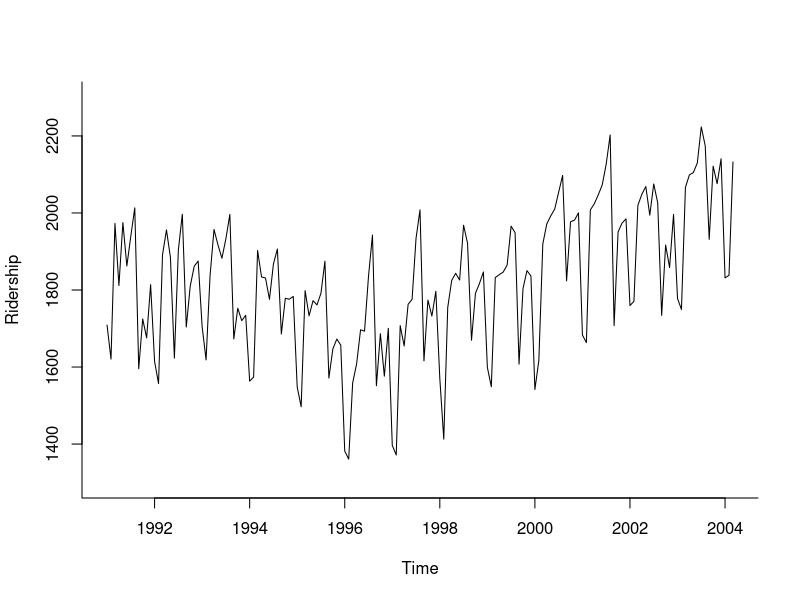
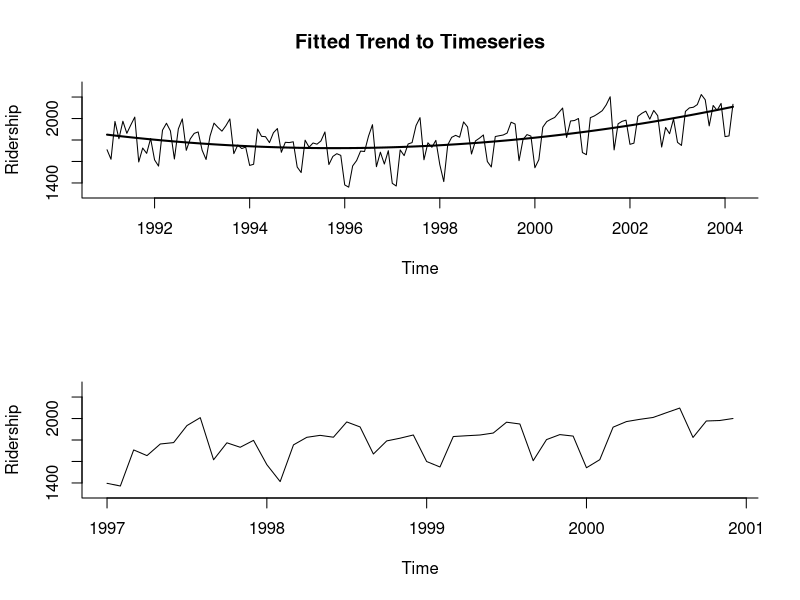
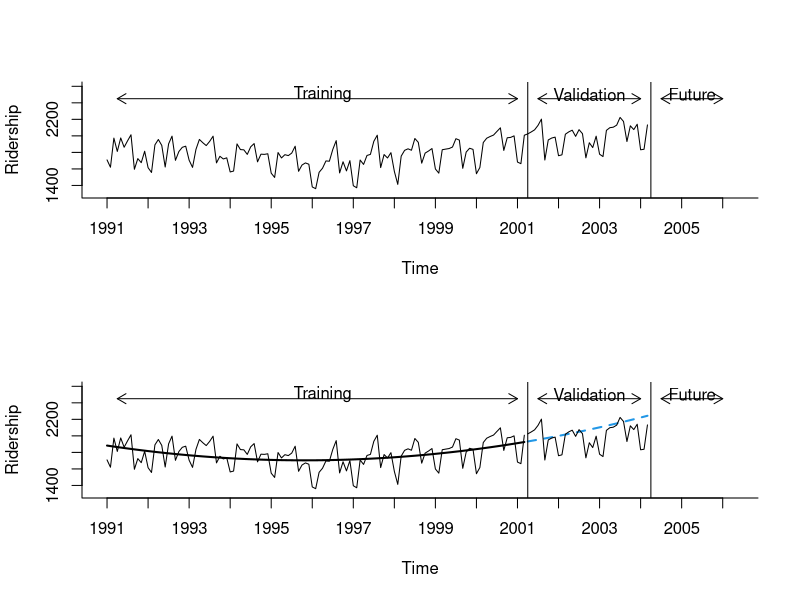
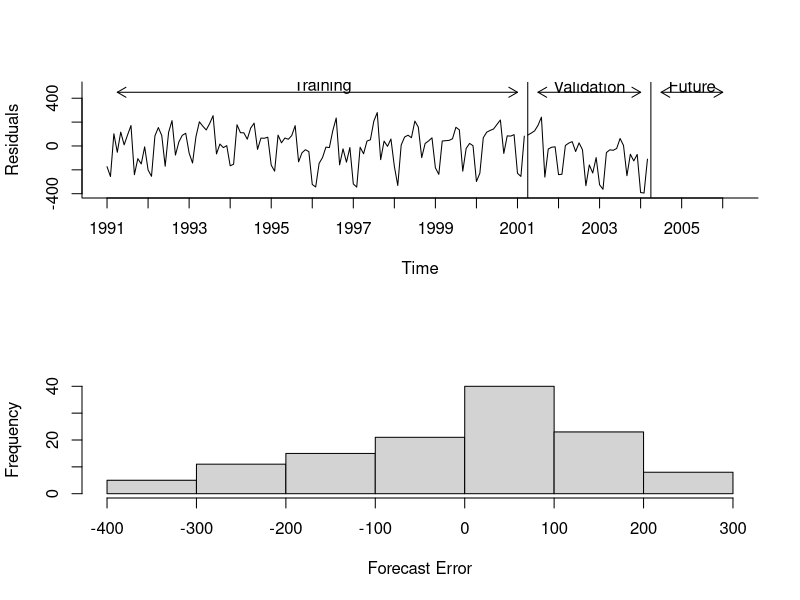
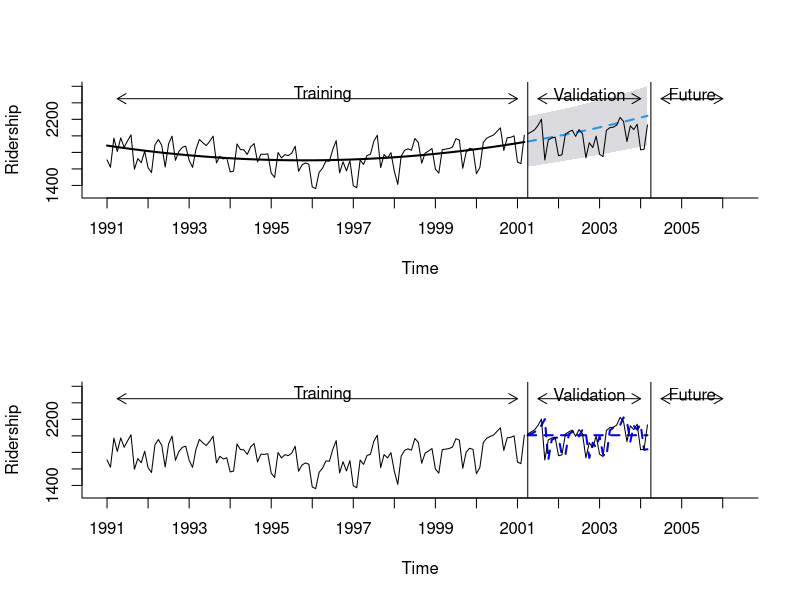
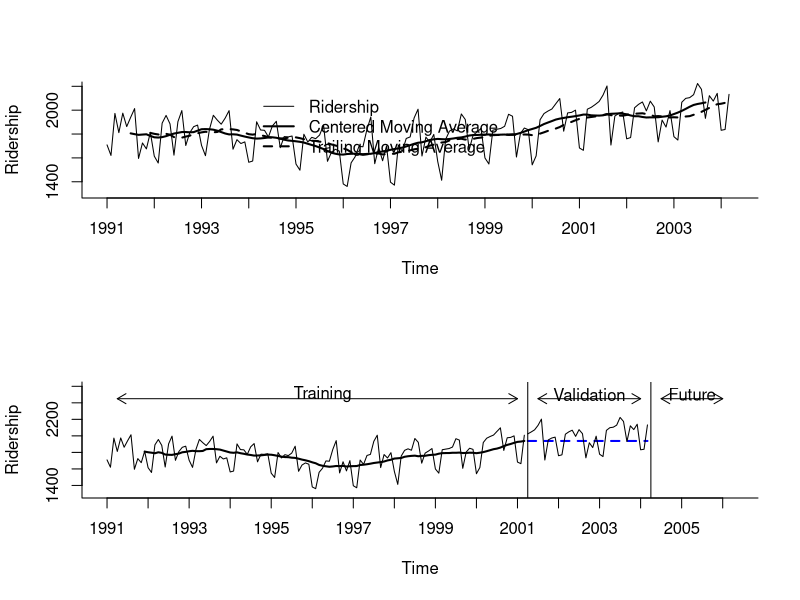
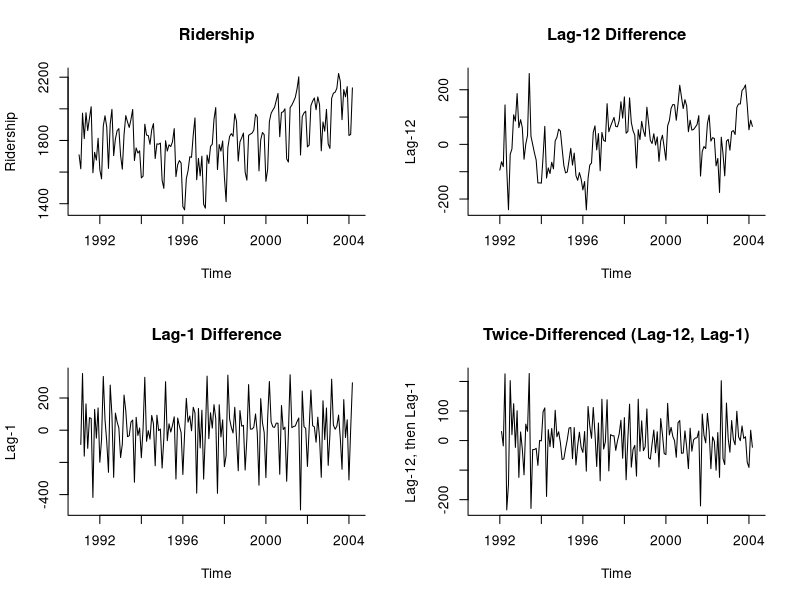
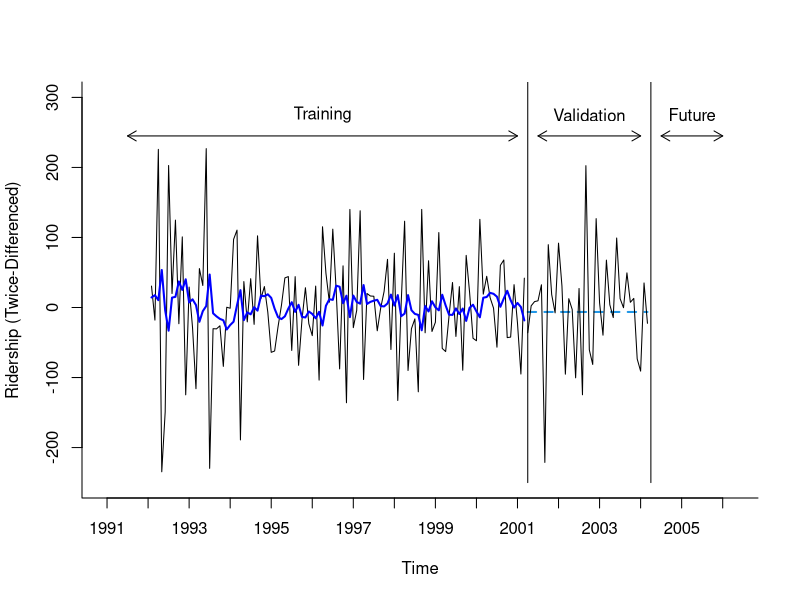

The R source for these figures, in order:
## ---- chunk 1
Amtrak.data <- read.csv("Amtrak data.csv")
ridership.ts <- ts(Amtrak.data$Ridership, start = c(1991,1), end = c(2004, 3), freq = 12)

# Figure 2-3
plot(ridership.ts, xlab = "Time", ylab = "Ridership", ylim = c(1300, 2300), bty = "l")
## ---- chunk 2
library(forecast)

Amtrak.data <- read.csv("Amtrak data.csv")
ridership.ts <- ts(Amtrak.data$Ridership, start = c(1991,1), end = c(2004, 3), freq = 12)
ridership.lm <- tslm(ridership.ts ~ trend + I(trend^2))

# Figure 2-6
par(mfrow = c(2, 1))
plot(ridership.ts, xlab = "Time", ylab = "Ridership", ylim = c(1300, 2300), bty = "l", main = "Fitted Trend to Timeseries")
lines(ridership.lm$fitted, lwd = 2)
ridership.ts.zoom <- window(ridership.ts, start = c(1997, 1), end = c(2000, 12))
plot(ridership.ts.zoom, xlab = "Time", ylab = "Ridership", ylim = c(1300, 2300), bty = "l")

## ---- chunk 3
library(forecast)

Amtrak.data <- read.csv("Amtrak data.csv")
ridership.ts <- ts(Amtrak.data$Ridership, start = c(1991, 1), end = c(2004, 3), freq = 12)

# Figure 3-1
plot(ridership.ts, ylim = c(1300, 2600),  ylab = "Ridership", xlab = "Time", bty = "l", xaxt = "n", xlim = c(1991,2006.25))
axis(1, at = seq(1991, 2006, 1), labels = format(seq(1991, 2006, 1), digits = 2))
lines(c(2004.25 - 3 , 2004.25 - 3), c(0, 3500))
lines(c(2004.25, 2004.25), c(0, 3500))
text(1996.25, 2500, "Training")
text(2002.75, 2500, "Validation")
text(2005.25, 2500, "Future")
arrows(2004 - 3,2450,1991.25,2450,code=3,length=0.1,lwd=1,angle=30)
arrows(2004.5 - 3,2450,2004,2450,code=3,length=0.1,lwd=1,angle=30)
arrows(2004.5,2450,2006,2450,code=3,length=0.1,lwd=1,angle=30)

## ---- chunk 4
library(forecast)
Amtrak.data <- read.csv("Amtrak data.csv")
ridership.ts <- ts(Amtrak.data$Ridership, start = c(1991, 1), end = c(2004, 3), freq = 12)

stepsAhead <- 36
nTrain <- length(ridership.ts) - stepsAhead
train.ts <- window(ridership.ts, start = c(1991, 1), end = c(1991, nTrain))
valid.ts <- window(ridership.ts, start = c(1991, nTrain + 1), end = c(1991, nTrain + stepsAhead))
ridership.lm <-  tslm(train.ts ~ trend + I(trend^2))
ridership.lm.pred <- forecast(ridership.lm, h = stepsAhead, level = 0)

# Figure 3-2
plot(ridership.lm.pred, ylim = c(1300, 2600),  ylab = "Ridership", xlab = "Time", bty = "l", xaxt = "n", xlim = c(1991,2006.25), main = "", flty = 2)
axis(1, at = seq(1991, 2006, 1), labels = format(seq(1991, 2006, 1))) 
lines(ridership.lm$fitted, lwd = 2)
lines(valid.ts)
lines(c(2004.25 - 3, 2004.25 - 3), c(0, 3500)) 
lines(c(2004.25, 2004.25), c(0, 3500))
text(1996.25, 2500, "Training")
text(2002.75, 2500, "Validation")
text(2005.25, 2500, "Future")
arrows(2004 - 3, 2450, 1991.25, 2450, code = 3, length = 0.1, lwd = 1,angle = 30)
arrows(2004.5 - 3, 2450, 2004, 2450, code = 3, length = 0.1, lwd = 1,angle = 30)
arrows(2004.5, 2450, 2006, 2450, code = 3, length = 0.1, lwd = 1, angle = 30)
## ---- chunk 5
library(forecast)

Amtrak.data <- read.csv("Amtrak data.csv")
ridership.ts <- ts(Amtrak.data$Ridership, start = c(1991, 1), end = c(2004, 3), freq = 12)

stepsAhead <- 36
nTrain <- length(ridership.ts) - stepsAhead
train.ts <- window(ridership.ts, start = c(1991, 1), end = c(1991, nTrain))
valid.ts <- window(ridership.ts, start = c(1991, nTrain + 1), end = c(1991, nTrain + stepsAhead))
ridership.lm <-  tslm(train.ts ~ trend + I(trend^2))
ridership.lm.pred <- forecast(ridership.lm, h = stepsAhead, level = 0)

# Figure 3-3
plot(ridership.lm.pred$residuals, ylim = c(-400, 500),  ylab = "Residuals", xlab = "Time", bty = "l", xaxt = "n", xlim = c(1991,2006.25), main = "")
axis(1, at = seq(1991, 2006, 1), labels = format(seq(1991, 2006, 1)))
lines(valid.ts - ridership.lm.pred$mean, lwd = 1)
lines(c(2004.25 - 3, 2004.25 - 3), c(-500, 3500))
lines(c(2004.25, 2004.25), c(-500, 3500))
text(1996.25, 500, "Training")
text(2002.75, 500, "Validation")
text(2005.25, 500, "Future")
arrows(2004 - 3, 450, 1991.25, 450, code = 3, length = 0.1, lwd = 1,angle = 30)
arrows(2004.5 - 3, 450, 2004, 450, code = 3, length = 0.1, lwd = 1,angle = 30)
arrows(2004.5, 450, 2006, 450, code = 3, length = 0.1, lwd = 1, angle = 30)
## ---- chunk 6
library(forecast)

Amtrak.data <- read.csv("Amtrak data.csv")
ridership.ts <- ts(Amtrak.data$Ridership, start = c(1991, 1), end = c(2004, 3), freq = 12)

stepsAhead <- 36
nTrain <- length(ridership.ts) - stepsAhead
train.ts <- window(ridership.ts, start = c(1991, 1), end = c(1991, nTrain))
valid.ts <- window(ridership.ts, start = c(1991, nTrain + 1), end = c(1991, nTrain + stepsAhead))
ridership.lm <-  tslm(train.ts ~ trend + I(trend^2))
ridership.lm.pred <- forecast(ridership.lm, h = stepsAhead, level = 0)
names(ridership.lm.pred)

# Figure 3-4
hist(ridership.lm.pred$residuals,  ylab = "Frequency", xlab = "Forecast Error", bty = "l", main = "")

## ---- chunk 7
library(forecast)

Amtrak.data <- read.csv("Amtrak data.csv")
ridership.ts <- ts(Amtrak.data$Ridership, start = c(1991, 1), end = c(2004, 3), freq = 12)

nValid <- 36
nTrain <- length(ridership.ts) - nValid
train.ts <- window(ridership.ts, start = c(1991, 1), end = c(1991, nTrain))
valid.ts <- window(ridership.ts, start = c(1991, nTrain + 1), end = c(1991, nTrain + nValid))
ridership.lm <-  tslm(train.ts ~ trend + I(trend^2))
ridership.lm.pred <- forecast(ridership.lm, h = nValid, level = 95)

# Figure 3-5
plot(ridership.lm.pred, ylim = c(1300, 2600),  ylab = "Ridership", xlab = "Time", bty = "l", xaxt = "n", xlim = c(1991,2006.25), main = "", flty = 2)
axis(1, at = seq(1991, 2006, 1), labels = format(seq(1991, 2006, 1)))
lines(ridership.lm$fitted, lwd = 2)
lines(valid.ts)
lines(c(2004.25 - 3, 2004.25 - 3), c(0, 3500)) 
lines(c(2004.25, 2004.25), c(0, 3500))
text(1996.25, 2500, "Training")
text(2002.75, 2500, "Validation")
text(2005.25, 2500, "Future")
arrows(2004 - 3, 2450, 1991.25, 2450, code = 3, length = 0.1, lwd = 1,angle = 30)
arrows(2004.5 - 3, 2450, 2004, 2450, code = 3, length = 0.1, lwd = 1,angle = 30)
arrows(2004.5, 2450, 2006, 2450, code = 3, length = 0.1, lwd = 1, angle = 30)
## ---- chunk 8
library(forecast)

Amtrak.data <- read.csv("Amtrak data.csv")
ridership.ts <- ts(Amtrak.data$Ridership, start = c(1991, 1), end = c(2004, 3), freq = 12)

fixed.nValid <- 36
fixed.nTrain <- length(ridership.ts) - fixed.nValid
train.ts <- window(ridership.ts, start = c(1991, 1), end = c(1991, fixed.nTrain))
valid.ts <- window(ridership.ts, start = c(1991, fixed.nTrain + 1), end = c(1991, fixed.nTrain + fixed.nValid))
naive.fixed <- naive(train.ts, h = fixed.nValid)
naive.roll <- ts(Amtrak.data$Ridership[fixed.nTrain:(fixed.nTrain + fixed.nValid - 1)], start = c(1991, fixed.nTrain + 1), end = c(1991, fixed.nTrain + fixed.nValid), freq = 12)

# Figure 3-6
plot(train.ts, ylim = c(1300, 2600),  ylab = "Ridership", xlab = "Time", bty = "l", xaxt = "n", xlim = c(1991,2006.25), main = "")
axis(1, at = seq(1991, 2006, 1), labels = format(seq(1991, 2006, 1)))
lines(naive.fixed$mean, lwd = 2, col = "blue", lty = 2)
lines(naive.roll, lwd = 2, col = "blue", lty = 2)
lines(valid.ts)
lines(c(2004.25 - 3, 2004.25 - 3), c(0, 3500)) 
lines(c(2004.25, 2004.25), c(0, 3500))
text(1996.25, 2500, "Training")
text(2002.75, 2500, "Validation")
text(2005.25, 2500, "Future")
arrows(2004 - 3, 2450, 1991.25, 2450, code = 3, length = 0.1, lwd = 1,angle = 30)
arrows(2004.5 - 3, 2450, 2004, 2450, code = 3, length = 0.1, lwd = 1,angle = 30)
arrows(2004.5, 2450, 2006, 2450, code = 3, length = 0.1, lwd = 1, angle = 30)


## ---- chunk 9
library(forecast)
library(zoo)

Amtrak.data <- read.csv("Amtrak data.csv")
ridership.ts <- ts(Amtrak.data$Ridership, start = c(1991, 1), end = c(2004, 3), freq = 12)

ma.trailing <- rollmean(ridership.ts, k = 12, align = "right")
ma.centered <- ma(ridership.ts, order = 12)

# Figure 5-2
plot(ridership.ts, ylim = c(1300, 2200),  ylab = "Ridership", xlab = "Time", bty = "l", xaxt = "n", 
     xlim = c(1991,2004.25), main = "")
axis(1, at = seq(1991, 2004.25, 1), labels = format(seq(1991, 2004.25, 1)))
lines(ma.centered, lwd = 2)
lines(ma.trailing, lwd = 2, lty = 2)
legend(1994,2200, c("Ridership","Centered Moving Average", "Trailing Moving Average"), lty=c(1,1,2), lwd=c(1,2,2), bty = "n")  

## ---- chunk 10
library(forecast)
library(zoo)

Amtrak.data <- read.csv("Amtrak data.csv")
ridership.ts <- ts(Amtrak.data$Ridership, start = c(1991, 1), end = c(2004, 3), freq = 12)

nValid <- 36
nTrain <- length(ridership.ts) - nValid
train.ts <- window(ridership.ts, start = c(1991, 1), end = c(1991, nTrain))
valid.ts <- window(ridership.ts, start = c(1991, nTrain + 1), end = c(1991, nTrain + nValid))
ma.trailing <- rollmean(train.ts, k = 12, align = "right")
last.ma <- tail(ma.trailing, 1)
ma.trailing.pred <- ts(rep(last.ma, nValid), start = c(1991, nTrain + 1), end = c(1991, nTrain + nValid), freq = 12)

# Figure 5-3
plot(train.ts, ylim = c(1300, 2600),  ylab = "Ridership", xlab = "Time", bty = "l", xaxt = "n", xlim = c(1991,2006.25), main = "")
axis(1, at = seq(1991, 2006, 1), labels = format(seq(1991, 2006, 1)))
lines(ma.trailing, lwd = 2) 
lines(ma.trailing.pred, lwd = 2, col = "blue", lty = 2) 
lines(valid.ts)
lines(c(2004.25 - 3, 2004.25 - 3), c(0, 3500)) 
lines(c(2004.25, 2004.25), c(0, 3500))
text(1996.25, 2500, "Training")
text(2002.75, 2500, "Validation")
text(2005.25, 2500, "Future")
arrows(2004 - 3, 2450, 1991.25, 2450, code = 3, length = 0.1, lwd = 1,angle = 30)
arrows(2004.5 - 3, 2450, 2004, 2450, code = 3, length = 0.1, lwd = 1,angle = 30)
arrows(2004.5, 2450, 2006, 2450, code = 3, length = 0.1, lwd = 1, angle = 30)





## ---- chunk 11
library(forecast)
library(zoo)

Amtrak.data <- read.csv("Amtrak data.csv")
ridership.ts <- ts(Amtrak.data$Ridership, start = c(1991, 1), end = c(2004, 3), freq = 12)

# Figure 5-4
par(mfrow = c(2,2))
plot(ridership.ts, ylab = "Ridership", xlab = "Time", bty = "l", xlim = c(1991,2004.25), main = "Ridership")
plot(diff(ridership.ts, lag = 12), ylab = "Lag-12", xlab = "Time", bty = "l", xlim = c(1991,2004.25), main = "Lag-12 Difference")
plot(diff(ridership.ts, lag = 1), ylab = "Lag-1", xlab = "Time", bty = "l", xlim = c(1991,2004.25), main = "Lag-1 Difference")
plot(diff(diff(ridership.ts, lag = 12), lag = 1), ylab = "Lag-12, then Lag-1", xlab = "Time", bty = "l", xlim = c(1991,2004.25), main = "Twice-Differenced (Lag-12, Lag-1)")
dev.off()

ridership.deseasonalized <- diff(ridership.ts, lag = 12)
summary(tslm(ridership.deseasonalized ~ trend))

## ---- chunk 12
library(forecast)
library(zoo)

Amtrak.data <- read.csv("Amtrak data.csv")
ridership.ts <- ts(Amtrak.data$Ridership, start = c(1991, 1), end = c(2004, 3), freq = 12)

diff.twice.ts <- diff(diff(ridership.ts, lag = 12), lag = 1)
nValid <- 36
nTrain <- length(diff.twice.ts) - nValid
train.ts <- window(diff.twice.ts, start = c(1992, 2), end = c(1992, nTrain + 1))
valid.ts <- window(diff.twice.ts, start = c(1992, nTrain + 2), end = c(1992, nTrain + 1 + nValid))

ses <- ets(train.ts, model = "ANN", alpha = 0.2)
ses.pred <- forecast(ses, h = nValid, level = 0)

# Figure 5-5
plot(ses.pred, ylim = c(-250, 300),  ylab = "Ridership (Twice-Differenced)", xlab = "Time", bty = "l", xaxt = "n", xlim = c(1991,2006.25), main = "", flty = 2)
axis(1, at = seq(1991, 2006, 1), labels = format(seq(1991, 2006, 1)))
lines(ses.pred$fitted, lwd = 2, col = "blue")
lines(valid.ts)
lines(c(2004.25 - 3, 2004.25 - 3), c(-250, 350)) 
lines(c(2004.25, 2004.25), c(-250, 350))
text(1996.25, 275, "Training")
text(2002.75, 275, "Validation")
text(2005.25, 275, "Future")
arrows(2004 - 3, 245, 1991.5, 245, code = 3, length = 0.1, lwd = 1,angle = 30)
arrows(2004.5 - 3, 245, 2004, 245, code = 3, length = 0.1, lwd = 1,angle = 30)
arrows(2004.5, 245, 2006, 245, code = 3, length = 0.1, lwd = 1, angle = 30)
dev.off()


# Table 5.1
ses.opt <- ets(train.ts, model = "ANN")
ses.opt.pred <- forecast(ses.opt, h = nValid, level = 0)
ses.opt
accuracy(ses.pred, valid.ts)
accuracy(ses.opt.pred, valid.ts)


# Miscellaneous calculations below.
ar1 <- auto.arima(train.ts)
ar1
arima.pred <- forecast(ar1, h = nValid)

diff.once.ts <- diff(ridership.ts, lag = 12)
diff.df <- data.frame("Time" = as.vector(time(ridership.ts)), "None" = as.vector(ridership.ts), "Once" = c(rep(NA, 12), as.vector(diff.once.ts)), "Twice" = c(rep(NA, 13), as.vector(diff.twice.ts)), "Pred" = c(rep(NA, length(ridership.ts) - nValid), as.vector(ses.pred$mean)))

rts <- window(ridership.ts, start = c(1991, 1), end = c(1991, nTrain))
rets <- ets(rts)
rets
rets.pred <- forecast(rets, h = nValid)
plot(rets.pred)

initial.diff.once <- window(diff.once.ts, start = c(2001, 3), end = c(2001, 3))
once.pred <- as.vector(diffinv(arima.pred$mean, lag = 1, xi = initial.diff.once))
once.pred[2:37]
initial.values <- window(ridership.ts, start = c(2000, 4), end = c(2001, 3))
as.vector(diffinv(once.pred[2:37], lag = 12, xi = initial.values))
final.pred <- diffinv(once.pred[2:37], lag = 12, xi = initial.values)
final.pred[13:48]
accuracy(final.pred[13:48], ridership.ts[124:159])

ets(ridership.ts)$states

## ---- chunk 13
library(forecast)
library(zoo)

Amtrak.data <- read.csv("Amtrak data.csv")
ridership.ts <- ts(Amtrak.data$Ridership, start = c(1991, 1), end = c(2004, 3), freq = 12)

nValid <- 36
nTrain <- length(ridership.ts) - nValid
train.ts <- window(ridership.ts, start = c(1991, 1), end = c(1991, nTrain))
valid.ts <- window(ridership.ts, start = c(1991, nTrain + 1), end = c(1991, nTrain + nValid))

hwin <- ets(train.ts, model = "MAA")
hwin.pred <- forecast(hwin, h = nValid, level = 0)

# Figure 5.6
plot(hwin.pred, ylim = c(1300, 2600),  ylab = "Ridership", xlab = "Time", bty = "l", xaxt = "n", xlim = c(1991,2006.25), main = "", flty = 2)
axis(1, at = seq(1991, 2006, 1), labels = format(seq(1991, 2006, 1)))
lines(hwin.pred$fitted, lwd = 2, col = "blue")
lines(valid.ts)
lines(c(2004.25 - 3, 2004.25 - 3), c(0, 3500)) 
lines(c(2004.25, 2004.25), c(0, 3500))
text(1996.25, 2500, "Training")
text(2002.75, 2500, "Validation")
text(2005.25, 2500, "Future")
arrows(2004 - 3, 2450, 1991.25, 2450, code = 3, length = 0.1, lwd = 1,angle = 30)
arrows(2004.5 - 3, 2450, 2004, 2450, code = 3, length = 0.1, lwd = 1,angle = 30)
arrows(2004.5, 2450, 2006, 2450, code = 3, length = 0.1, lwd = 1, angle = 30)

# Table 5.2
hwin
hwin$states[1, ]  # Initial states
hwin$states[nrow(hwin$states), ]  # Final states
hwin$states

# Table 5.4
ets.opt <- ets(train.ts, restrict = FALSE, allow.multiplicative.trend = TRUE)

# Table 5.5
ets.opt.pred <- forecast(ets.opt, h = nValid, level = 0)
plot(ets.opt.pred)
accuracy(hwin.pred, valid.ts)
accuracy(ets.opt.pred, valid.ts)



## ---- chunk 14
library(forecast)
library(zoo)

Amtrak.data <- read.csv("Amtrak data.csv")
ridership.ts <- ts(Amtrak.data$Ridership, start = c(1991, 1), end = c(2004, 3), freq = 12)

nValid <- 36
nTrain <- length(ridership.ts) - nValid
train.ts <- window(ridership.ts, start = c(1991, 1), end = c(1991, nTrain))
valid.ts <- window(ridership.ts, start = c(1991, nTrain + 1), end = c(1991, nTrain + nValid))

train.lm <- tslm(train.ts ~ trend)

# Figure 6.2
plot(train.ts, xlab = "Time", ylab = "Ridership", ylim = c(1300, 2300), bty = "l")
lines(train.lm$fitted, lwd = 2)

# Table 6.1
summary(train.lm)

## ---- chunk 15
library(forecast)
library(zoo)

Amtrak.data <- read.csv("Amtrak data.csv")
ridership.ts <- ts(Amtrak.data$Ridership, start = c(1991, 1), end = c(2004, 3), freq = 12)

nValid <- 36
nTrain <- length(ridership.ts) - nValid
train.ts <- window(ridership.ts, start = c(1991, 1), end = c(1991, nTrain))
valid.ts <- window(ridership.ts, start = c(1991, nTrain + 1), end = c(1991, nTrain + nValid))

train.lm.expo.trend <- tslm(train.ts ~ trend, lambda = 0)
train.lm.expo.trend.pred <- forecast(train.lm.expo.trend, h = nValid, level = 0)

train.lm.linear.trend <- tslm(train.ts ~ trend, lambda = 1)
train.lm.linear.trend.pred <- forecast(train.lm.linear.trend, h = nValid, level = 0)

# Figures 6-3/6-5
plot(train.lm.expo.trend.pred, ylim = c(1300, 2600),  ylab = "Ridership", xlab = "Time", bty = "l", xaxt = "n", xlim = c(1991,2006.25), main = "", flty = 2)
axis(1, at = seq(1991, 2006, 1), labels = format(seq(1991, 2006, 1)))
lines(train.lm.expo.trend.pred$fitted, lwd = 2, col = "blue")  # Added in 6-5
lines(train.lm.linear.trend.pred$fitted, lwd = 2, col = "black", lty = 3)
lines(train.lm.linear.trend.pred$mean, lwd = 2, col = "black", lty = 3)
lines(valid.ts)
lines(c(2004.25 - 3, 2004.25 - 3), c(0, 3500)) 
lines(c(2004.25, 2004.25), c(0, 3500))
text(1996.25, 2500, "Training")
text(2002.75, 2500, "Validation")
text(2005.25, 2500, "Future")
arrows(2004 - 3, 2450, 1991.25, 2450, code = 3, length = 0.1, lwd = 1,angle = 30)
arrows(2004.5 - 3, 2450, 2004, 2450, code = 3, length = 0.1, lwd = 1,angle = 30)
arrows(2004.5, 2450, 2006, 2450, code = 3, length = 0.1, lwd = 1, angle = 30)


BoxCox(train.ts, 0)

## ---- chunk 16
library(forecast)
library(zoo)

Amtrak.data <- read.csv("Amtrak data.csv")
ridership.ts <- ts(Amtrak.data$Ridership, start = c(1991, 1), end = c(2004, 3), freq = 12)

nValid <- 36
nTrain <- length(ridership.ts) - nValid
train.ts <- window(ridership.ts, start = c(1991, 1), end = c(1991, nTrain))
valid.ts <- window(ridership.ts, start = c(1991, nTrain + 1), end = c(1991, nTrain + nValid))

train.lm.poly.trend <- tslm(train.ts ~ trend + I(trend^2))
summary(train.lm.poly.trend)



## ---- chunk 17
library(forecast)
library(zoo)

Amtrak.data <- read.csv("Amtrak data.csv")
ridership.ts <- ts(Amtrak.data$Ridership, start = c(1991, 1), end = c(2004, 3), freq = 12)

nValid <- 36
nTrain <- length(ridership.ts) - nValid
train.ts <- window(ridership.ts, start = c(1991, 1), end = c(1991, nTrain))
valid.ts <- window(ridership.ts, start = c(1991, nTrain + 1), end = c(1991, nTrain + nValid))

# Table 6.3
train.lm.season <- tslm(train.ts ~ season)
summary(train.lm.season)
train.lm.season.pred <- forecast(train.lm.season, h = nValid, level = 0)

# Figure 6-7
par(mfrow = c(2,1))
plot(train.lm.season.pred, ylim = c(1300, 2625),  ylab = "Ridership", xlab = "Time", bty = "l", xaxt = "n", xlim = c(1991,2006.25), main = "", flty = 2)
axis(1, at = seq(1991, 2006, 1), labels = format(seq(1991, 2006, 1)))
lines(train.lm.season.pred$fitted, lwd = 2, col = "blue")
lines(valid.ts)
lines(c(2004.25 - 3, 2004.25 - 3), c(0, 3500)) 
lines(c(2004.25, 2004.25), c(0, 3500))
text(1996.25, 2600, "Training")
text(2002.75, 2600, "Validation")
text(2005.25, 2600, "Future")
arrows(2004 - 3, 2450, 1991.25, 2450, code = 3, length = 0.1, lwd = 1,angle = 30)
arrows(2004.5 - 3, 2450, 2004, 2450, code = 3, length = 0.1, lwd = 1,angle = 30)
arrows(2004.5, 2450, 2006, 2450, code = 3, length = 0.1, lwd = 1, angle = 30)

plot(train.lm.season.pred$residuals, ylim = c(-400, 550),  ylab = "Residuals", xlab = "Time", bty = "l", xaxt = "n", xlim = c(1991,2006.25), main = "")
axis(1, at = seq(1991, 2006, 1), labels = format(seq(1991, 2006, 1)))
lines(train.ts - train.lm.season.pred$fitted)
lines(valid.ts - train.lm.season.pred$mean)
lines(c(2004.25 - 3, 2004.25 - 3), c(-500, 3500))
lines(c(2004.25, 2004.25), c(-500, 3500))
text(1996.25, 525, "Training")
text(2002.75, 525, "Validation")
text(2005.25, 525, "Future")
arrows(2004 - 3, 425, 1991.25, 425, code = 3, length = 0.1, lwd = 1,angle = 30)
arrows(2004.5 - 3, 425, 2004, 425, code = 3, length = 0.1, lwd = 1,angle = 30)
arrows(2004.5, 425, 2006, 425, code = 3, length = 0.1, lwd = 1, angle = 30)


# Table 6.5
train.lm.trig <- tslm(train.ts ~ trend + I(sin(2*pi*trend/12)) + I(cos(2*pi*trend/12)))
train.lm.trig.pred <- forecast(train.lm.trig, h = nValid, level = 0)

plot(train.lm.trig.pred, ylim = c(1300, 2600),  ylab = "Ridership", xlab = "Time", bty = "l", xaxt = "n", xlim = c(1991,2006.25), main = "", flty = 2)
axis(1, at = seq(1991, 2006, 1), labels = format(seq(1991, 2006, 1)))
lines(train.lm.trig.pred$fitted, lwd = 2, col = "blue")
lines(valid.ts)
lines(c(2004.25 - 3, 2004.25 - 3), c(0, 3500)) 
lines(c(2004.25, 2004.25), c(0, 3500))
text(1996.25, 2500, "Training")
text(2002.75, 2500, "Validation")
text(2005.25, 2500, "Future")
arrows(2004 - 3, 2450, 1991.25, 2450, code = 3, length = 0.1, lwd = 1,angle = 30)
arrows(2004.5 - 3, 2450, 2004, 2450, code = 3, length = 0.1, lwd = 1,angle = 30)
arrows(2004.5, 2450, 2006, 2450, code = 3, length = 0.1, lwd = 1, angle = 30)

summary(train.lm.trig)

## ---- chunk 18
library(forecast)
library(zoo)

Amtrak.data <- read.csv("Amtrak data.csv")
ridership.ts <- ts(Amtrak.data$Ridership, start = c(1991, 1), end = c(2004, 3), freq = 12)

nValid <- 36
nTrain <- length(ridership.ts) - nValid
train.ts <- window(ridership.ts, start = c(1991, 1), end = c(1991, nTrain))
valid.ts <- window(ridership.ts, start = c(1991, nTrain + 1), end = c(1991, nTrain + nValid))

train.lm.trend.season <- tslm(train.ts ~ trend + I(trend^2) + season)
train.lm.trend.season.pred <- forecast(train.lm.trend.season, h = nValid, level = 0)

# Table 6-4
summary(train.lm.trend.season)

# Figure 6-8
par(mfrow = c(2,1))
plot(train.lm.trend.season.pred, ylim = c(1300, 2625),  ylab = "Ridership", xlab = "Time", bty = "l", xaxt = "n", xlim = c(1991,2006.25), main = "", flty = 2)
axis(1, at = seq(1991, 2006, 1), labels = format(seq(1991, 2006, 1)))
lines(train.lm.trend.season.pred$fitted, lwd = 2, col = "blue")
lines(valid.ts)
lines(c(2004.25 - 3, 2004.25 - 3), c(0, 3500)) 
lines(c(2004.25, 2004.25), c(0, 3500))
text(1996.25, 2600, "Training")
text(2002.75, 2600, "Validation")
text(2005.25, 2600, "Future")
arrows(2004 - 3, 2450, 1991.25, 2450, code = 3, length = 0.1, lwd = 1,angle = 30)
arrows(2004.5 - 3, 2450, 2004, 2450, code = 3, length = 0.1, lwd = 1,angle = 30)
arrows(2004.5, 2450, 2006, 2450, code = 3, length = 0.1, lwd = 1, angle = 30)

plot(train.lm.trend.season.pred$residuals, ylim = c(-400, 550),  ylab = "Residuals", xlab = "Time", bty = "l", xaxt = "n", xlim = c(1991,2006.25), main = "")
axis(1, at = seq(1991, 2006, 1), labels = format(seq(1991, 2006, 1)))
lines(train.ts - train.lm.trend.season.pred$fitted)
lines(valid.ts - train.lm.trend.season.pred$mean)
lines(c(2004.25 - 3, 2004.25 - 3), c(-500, 3500))
lines(c(2004.25, 2004.25), c(-500, 3500))
text(1996.25, 525, "Training")
text(2002.75, 525, "Validation")
text(2005.25, 525, "Future")
arrows(2004 - 3, 425, 1991.25, 425, code = 3, length = 0.1, lwd = 1,angle = 30)
arrows(2004.5 - 3, 425, 2004, 425, code = 3, length = 0.1, lwd = 1,angle = 30)
arrows(2004.5, 425, 2006, 425, code = 3, length = 0.1, lwd = 1, angle = 30)
dev.off()

## ---- chunk 19
library(forecast)
library(zoo)

Amtrak.data <- read.csv("Amtrak data.csv")
ridership.ts <- ts(Amtrak.data$Ridership, start = c(1991, 1), end = c(2004, 3), freq = 12)
ridership.24.ts <- window(ridership.ts, start = c(1991, 1), end = c(1991, 24))

# Figure 6-11
Acf(ridership.24.ts, lag.max = 12, main = "")


## ---- chunk 20
library(forecast)
library(zoo)

Amtrak.data <- read.csv("Amtrak data.csv")
ridership.ts <- ts(Amtrak.data$Ridership, start = c(1991, 1), end = c(2004, 3), freq = 12)

nValid <- 36
nTrain <- length(ridership.ts) - nValid
train.ts <- window(ridership.ts, start = c(1991, 1), end = c(1991, nTrain))
valid.ts <- window(ridership.ts, start = c(1991, nTrain + 1), end = c(1991, nTrain + nValid))

train.lm.trend.season <- tslm(train.ts ~ trend + I(trend^2) + season)

# Figure 6-12
Acf(train.lm.trend.season$residuals, lag.max = 12, main = "")

Acf(train.lm.trend.season$residuals, lag.max = 12, main = "")$acf
# At lag-1 the acf is 0.60405883.
## ---- chunk 21
library(forecast)
library(zoo)

Amtrak.data <- read.csv("Amtrak data.csv")
ridership.ts <- ts(Amtrak.data$Ridership, start = c(1991, 1), end = c(2004, 3), freq = 12)

nValid <- 36
nTrain <- length(ridership.ts) - nValid
train.ts <- window(ridership.ts, start = c(1991, 1), end = c(1991, nTrain))
valid.ts <- window(ridership.ts, start = c(1991, nTrain + 1), end = c(1991, nTrain + nValid))

train.lm.trend.season <- tslm(train.ts ~ trend + I(trend^2) + season)
train.res.arima <- Arima(train.lm.trend.season$residuals, order = c(1,0,0))
train.res.arima.pred <- forecast(train.res.arima, h = nValid)

# Figure 6-13
plot(train.lm.trend.season$residuals, ylim = c(-250, 250),  ylab = "Residuals", 
     xlab = "Time", bty = "l", xaxt = "n", xlim = c(1991,2006.25), main = "")
axis(1, at = seq(1991, 2006, 1), labels = format(seq(1991, 2006, 1)))
lines(train.res.arima.pred$fitted, lwd = 2, col = "blue")
lines(c(2004.25 - 3, 2004.25 - 3), c(-500, 3500))
lines(c(2004.25, 2004.25), c(-500, 3500))
text(1996.25, 225, "Training")
text(2002.75, 225, "Validation")
text(2005.25, 225, "Future")
arrows(2004 - 3, 200, 1991.25, 200, code = 3, length = 0.1, lwd = 1,angle = 30)
arrows(2004.5 - 3, 200, 2004, 200, code = 3, length = 0.1, lwd = 1,angle = 30)
arrows(2004.5, 200, 2006, 200, code = 3, length = 0.1, lwd = 1, angle = 30)
dev.off()

summary(train.res.arima)

# Figure 6-14
Acf(train.res.arima$residuals, lag.max = 12, main = "")

## ---- chunk 22
library(forecast)  

Amtrak.data <- read.csv("Amtrak data.csv")
ridership.ts <- ts(Amtrak.data$Ridership, start = c(1991, 1), end = c(2004, 3), freq = 12)
length(ridership.ts)
nValid <- 36
nTrain <- length(ridership.ts) - nValid
train.ts <- window(ridership.ts, start = c(1991, 1), end = c(1991, nTrain))
valid.ts <- window(ridership.ts, start = c(1991, nTrain + 1), end = c(1991, nTrain + nValid))

set.seed(201)
ridership.nnetar <- nnetar(train.ts, repeats = 20, p = 11, P = 1, size = 7)
summary(ridership.nnetar$model[[1]])
ridership.nnetar.pred <- forecast(ridership.nnetar, h = nValid)
accuracy(ridership.nnetar.pred, valid.ts)

# Figure 7-7
plot(train.ts, ylim = c(1300, 2900),  ylab = "Ridership", xlab = "Time", bty = "l", xaxt = "n", xlim = c(1991,2006.25), lty = 1)
axis(1, at = seq(1991, 2006, 1), labels = format(seq(1991, 2006, 1)))
lines(ridership.nnetar.pred$fitted, lwd = 2, col = "blue")
lines(ridership.nnetar.pred$mean, lwd = 2, col = "blue", lty = 2)
lines(valid.ts)
lines(c(2004.25 - 3, 2004.25 - 3), c(0, 3500)) 
lines(c(2004.25, 2004.25), c(0, 3500))
text(1996.25, 2850, "Training")
text(2002.75, 2850, "Validation")
text(2005.25, 2850, "Future")
arrows(2004 - 3, 2700, 1991.25, 2700, code = 3, length = 0.1, lwd = 1,angle = 30)
arrows(2004.5 - 3, 2700, 2004, 2700, code = 3, length = 0.1, lwd = 1,angle = 30)
arrows(2004.5, 2700, 2006, 2700, code = 3, length = 0.1, lwd = 1, angle = 30)

ridership.nnetar.opt <- nnetar(train.ts)
ridership.nnetar.opt
ridership.nnetar.opt.pred <- forecast(ridership.nnetar.opt, h = nValid)
accuracy(ridership.nnetar.opt.pred, valid.ts)

